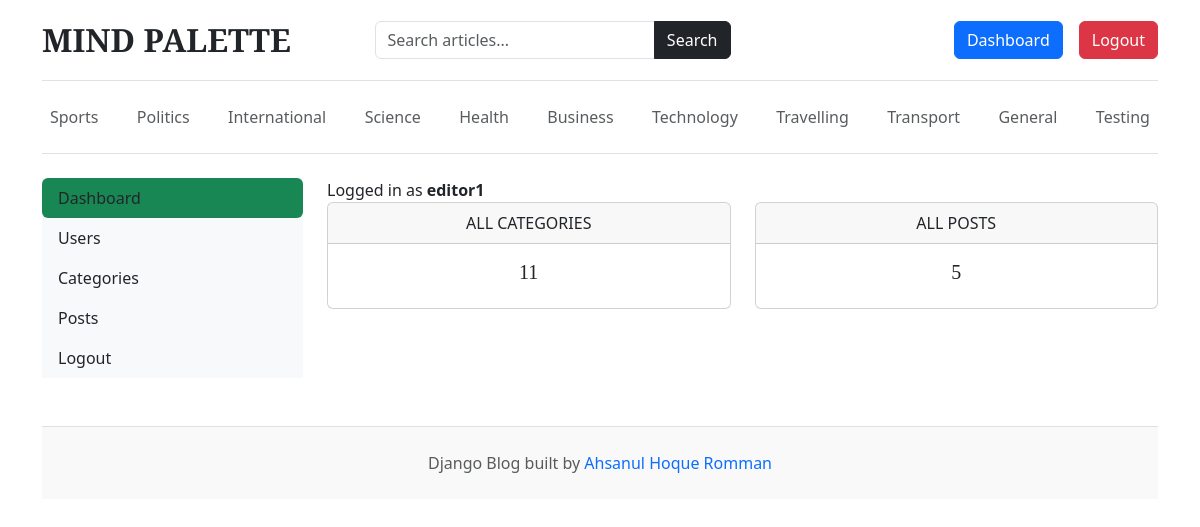
Page /dashboard/ (signed in) on the earlier database version.
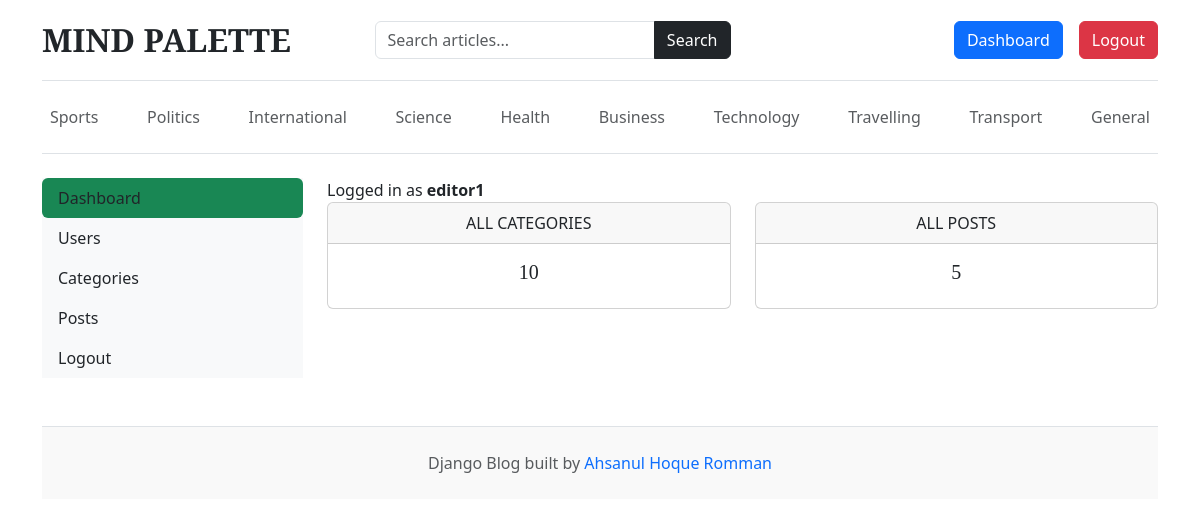
Same page on the later database version.
### blogs/models.py (models this page shows, shortened)
class Category(models.Model):
    category_name = models.CharField(max_length=80, unique=True)
    created_at = models.DateTimeField(auto_now_add=True)
    updated_at = models.DateTimeField(auto_now=True)
    class Meta:
        verbose_name_plural = 'Categories'

### dashboards/views.py (the view)
# urls.py: path('dashboard/', include('dashboards.urls')),
@login_required(login_url='login')
def dashboard(request):
    category_count = Category.objects.all().count()
    blogs_count = Blog.objects.all().count()
    context ={
        'category_count' : category_count,
        'blogs_count' : blogs_count,
    }
    return render(request, 'dashboard/dashboard.html', context)

### blogs/context_processors.py (called while the page is built)
def get_categories(request):
    categories = Category.objects.all()
    return dict (categories=categories)

def get_SocialLinks(request):
    social_links = SocialLinks.objects.all()
    return dict(social_links = social_links)

### templates/dashboard/dashboard.html
{% extends 'base.html' %}
{% block content %}
<div class="row">
    {% include 'dashboard/sidebar.html' %}
    <div class="col-md-9">
        <span>Logged in as <b>{{ user }}</b></span>
        <div class="row">
            <div class="col">
                <div class="card border-default mb-3">
                    <div class="card-header text-center text-uppercase font-weight-bold">All Categories</div>
                    <div class="card-body text-dark">
                        <h5 class="card-title text-center">{{ category_count }}</h5>
                    </div>
                </div>
            </div>
            <div class="col">
                <div class="card border-default mb-3">
                    <div class="card-header text-center text-uppercase font-weight-bold">All posts</div>
                    <div class="card-body text-dark">
                        <h5 class="card-title text-center">{{ blogs_count }}</h5>
                    </div>
                </div>
            </div>
        </div>
    </div>
</div>
{% endblock %}

### templates/base.html (shortened to what this page needs)
{% load static %}
<!DOCTYPE html>
<html lang="en">
<head>
    <link href="https://cdn.jsdelivr.net/npm/bootstrap@5.3.7/dist/css/bootstrap.min.css"
          rel="stylesheet">
    <link href="{% static 'css/blog.css' %}"
          rel="stylesheet">
    <link rel="stylesheet" href="https://cdnjs.cloudflare.com/ajax/libs/font-awesome/4.7.0/css/font-awesome.min.css">
</head>
<body>
    <div class="container">
        <header class="blog-header py-3 border-bottom">
            <div class="row flex-nowrap justify-content-between align-items-center">
                <div class="col-lg-3 col-md-3 col-12 mb-3 mb-md-0">
                    <a class="blog-header-logo text-dark text-decoration-none fs-2 fw-bold"
                       href="/">
                        MIND PALETTE
                    </a>
                </div>
                <div class="col-lg-4 col-md-5 col-12 mb-3 mb-md-0">
                    <form action="{% url 'search' %}"
                          method="GET">
                        <div class="input-group">
                            <input type="text"
                                   name="keyword"
                                   class="form-control"
                                   placeholder="Search articles..."
                                   required>
                            <button class="btn btn-dark"
                                    type="submit">
                                Search
                            </button>
                        </div>
                    </form>
                </div>
                <div class="col-lg-4 col-md-4 col-12 d-flex justify-content-md-end justify-content-start">
                    {% if not user.is_authenticated %}
                    <a class="btn btn-success me-2"
                       href="{% url 'login' %}">
                        Login
                    </a>
                    <a class="btn btn-outline-secondary"
                       href="{% url 'register' %}">
                        Register
                    </a>
                    {% else %}
                    <span><a class="btn btn-primary" href="{% url "dashboard" %}">Dashboard</a></span>
                    <span><a class="btn btn-danger" href="{% url "logout" %}">Logout</a></span>
                    {% endif %}
                </div>
            </div>
        </header>
        <div class="nav-scroller py-3 mb-4 border-bottom">
            <nav class="nav d-flex justify-content-between flex-wrap">
                {% for category in categories %}
                <a class="p-2 text-muted text-decoration-none"
                   href="{% url 'posts_by_category' category.id %}">
                    {{ category.category_name }}
                </a>
                {% endfor %}
            </nav>
        </div>
        {% block content %}
        {% endblock %}
        <footer class="blog-footer border-top mt-5 py-4 text-center text-muted">
            <p class="mb-0">
                Django Blog built by
                <a href="#"
                   class="text-decoration-none">
                    Ahsanul Hoque Romman
                </a>
            </p>
        </footer>
    </div>
</body>
</html>

Differences in the rows shown:
removed Category: category_name "Testing"
Other differences:
{{ category_count }}: "11" → "10"
